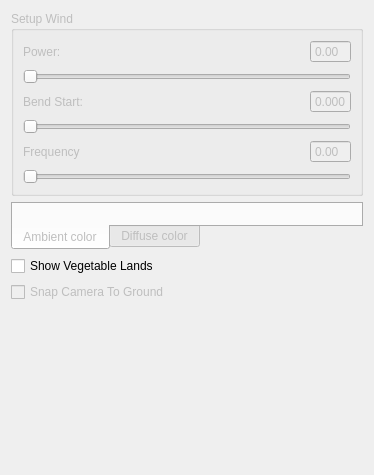
<?xml version="1.0" encoding="UTF-8"?>
<ui version="4.0">
 <class>CVegetableLandscapePage</class>
 <widget class="QWidget" name="CVegetableLandscapePage">
  <property name="geometry">
   <rect>
    <x>0</x>
    <y>0</y>
    <width>374</width>
    <height>475</height>
   </rect>
  </property>
  <property name="windowTitle">
   <string>Form</string>
  </property>
  <layout class="QGridLayout" name="gridLayout_4">
   <item row="0" column="0" colspan="2">
    <widget class="QGroupBox" name="windGroupBox">
     <property name="enabled">
      <bool>false</bool>
     </property>
     <property name="title">
      <string>Setup Wind</string>
     </property>
     <layout class="QGridLayout" name="gridLayout_3">
      <item row="0" column="0">
       <layout class="QHBoxLayout" name="horizontalLayout">
        <item>
         <widget class="QLabel" name="label">
          <property name="text">
           <string>Power:</string>
          </property>
          <property name="buddy">
           <cstring>powerHorizontalSlider</cstring>
          </property>
         </widget>
        </item>
        <item>
         <spacer name="horizontalSpacer">
          <property name="orientation">
           <enum>Qt::Horizontal</enum>
          </property>
          <property name="sizeHint" stdset="0">
           <size>
            <width>40</width>
            <height>20</height>
           </size>
          </property>
         </spacer>
        </item>
        <item>
         <widget class="QDoubleSpinBox" name="powerDoubleSpinBox">
          <property name="readOnly">
           <bool>true</bool>
          </property>
          <property name="buttonSymbols">
           <enum>QAbstractSpinBox::NoButtons</enum>
          </property>
          <property name="maximum">
           <double>10.000000000000000</double>
          </property>
         </widget>
        </item>
       </layout>
      </item>
      <item row="1" column="0">
       <widget class="QSlider" name="powerHorizontalSlider">
        <property name="maximum">
         <number>1000</number>
        </property>
        <property name="orientation">
         <enum>Qt::Horizontal</enum>
        </property>
       </widget>
      </item>
      <item row="2" column="0">
       <layout class="QHBoxLayout" name="horizontalLayout_2">
        <item>
         <widget class="QLabel" name="label_2">
          <property name="text">
           <string>Bend Start:</string>
          </property>
          <property name="buddy">
           <cstring>bendStartHorizontalSlider</cstring>
          </property>
         </widget>
        </item>
        <item>
         <spacer name="horizontalSpacer_2">
          <property name="orientation">
           <enum>Qt::Horizontal</enum>
          </property>
          <property name="sizeHint" stdset="0">
           <size>
            <width>40</width>
            <height>20</height>
           </size>
          </property>
         </spacer>
        </item>
        <item>
         <widget class="QDoubleSpinBox" name="bendStartDoubleSpinBox">
          <property name="readOnly">
           <bool>true</bool>
          </property>
          <property name="buttonSymbols">
           <enum>QAbstractSpinBox::NoButtons</enum>
          </property>
          <property name="decimals">
           <number>3</number>
          </property>
          <property name="maximum">
           <double>1.000000000000000</double>
          </property>
         </widget>
        </item>
       </layout>
      </item>
      <item row="3" column="0">
       <widget class="QSlider" name="bendStartHorizontalSlider">
        <property name="maximum">
         <number>1000</number>
        </property>
        <property name="orientation">
         <enum>Qt::Horizontal</enum>
        </property>
       </widget>
      </item>
      <item row="4" column="0">
       <layout class="QHBoxLayout" name="horizontalLayout_3">
        <item>
         <widget class="QLabel" name="label_3">
          <property name="text">
           <string>Frequency</string>
          </property>
          <property name="buddy">
           <cstring>frequencyHorizontalSlider</cstring>
          </property>
         </widget>
        </item>
        <item>
         <spacer name="horizontalSpacer_3">
          <property name="orientation">
           <enum>Qt::Horizontal</enum>
          </property>
          <property name="sizeHint" stdset="0">
           <size>
            <width>40</width>
            <height>20</height>
           </size>
          </property>
         </spacer>
        </item>
        <item>
         <widget class="QDoubleSpinBox" name="frequiencyDoubleSpinBox">
          <property name="readOnly">
           <bool>true</bool>
          </property>
          <property name="buttonSymbols">
           <enum>QAbstractSpinBox::NoButtons</enum>
          </property>
          <property name="maximum">
           <double>10.000000000000000</double>
          </property>
         </widget>
        </item>
       </layout>
      </item>
      <item row="5" column="0">
       <widget class="QSlider" name="frequencyHorizontalSlider">
        <property name="maximum">
         <number>1000</number>
        </property>
        <property name="orientation">
         <enum>Qt::Horizontal</enum>
        </property>
       </widget>
      </item>
     </layout>
    </widget>
   </item>
   <item row="1" column="0" colspan="2">
    <widget class="QTabWidget" name="colorTabWidget">
     <property name="enabled">
      <bool>false</bool>
     </property>
     <property name="tabPosition">
      <enum>QTabWidget::South</enum>
     </property>
     <property name="currentIndex">
      <number>0</number>
     </property>
     <widget class="QWidget" name="tab">
      <attribute name="title">
       <string>Ambient color</string>
      </attribute>
      <layout class="QGridLayout" name="gridLayout_2">
       <item row="0" column="0">
        <widget class="NLQT::CColorEditWidget" name="ambientColorwidget" native="true"/>
       </item>
      </layout>
     </widget>
     <widget class="QWidget" name="tab_2">
      <attribute name="title">
       <string>Diffuse color</string>
      </attribute>
      <layout class="QGridLayout" name="gridLayout">
       <item row="0" column="0">
        <widget class="NLQT::CColorEditWidget" name="diffuseColorWidget" native="true"/>
       </item>
      </layout>
     </widget>
    </widget>
   </item>
   <item row="2" column="0">
    <widget class="QCheckBox" name="showLandscapeCheckBox">
     <property name="text">
      <string>Show Vegetable Lands</string>
     </property>
    </widget>
   </item>
   <item row="3" column="0">
    <widget class="QCheckBox" name="snapCameraToGroundCheckBox">
     <property name="enabled">
      <bool>false</bool>
     </property>
     <property name="text">
      <string>Snap Camera To Ground</string>
     </property>
    </widget>
   </item>
   <item row="4" column="0">
    <spacer name="verticalSpacer">
     <property name="orientation">
      <enum>Qt::Vertical</enum>
     </property>
     <property name="sizeHint" stdset="0">
      <size>
       <width>20</width>
       <height>168</height>
      </size>
     </property>
    </spacer>
   </item>
  </layout>
 </widget>
 <customwidgets>
  <customwidget>
   <class>NLQT::CColorEditWidget</class>
   <extends>QWidget</extends>
   <header>color_edit_widget.h</header>
   <container>1</container>
  </customwidget>
 </customwidgets>
 <tabstops>
  <tabstop>powerHorizontalSlider</tabstop>
  <tabstop>bendStartHorizontalSlider</tabstop>
  <tabstop>frequencyHorizontalSlider</tabstop>
  <tabstop>colorTabWidget</tabstop>
  <tabstop>showLandscapeCheckBox</tabstop>
  <tabstop>snapCameraToGroundCheckBox</tabstop>
  <tabstop>powerDoubleSpinBox</tabstop>
  <tabstop>bendStartDoubleSpinBox</tabstop>
  <tabstop>frequiencyDoubleSpinBox</tabstop>
 </tabstops>
 <resources/>
 <connections/>
</ui>
